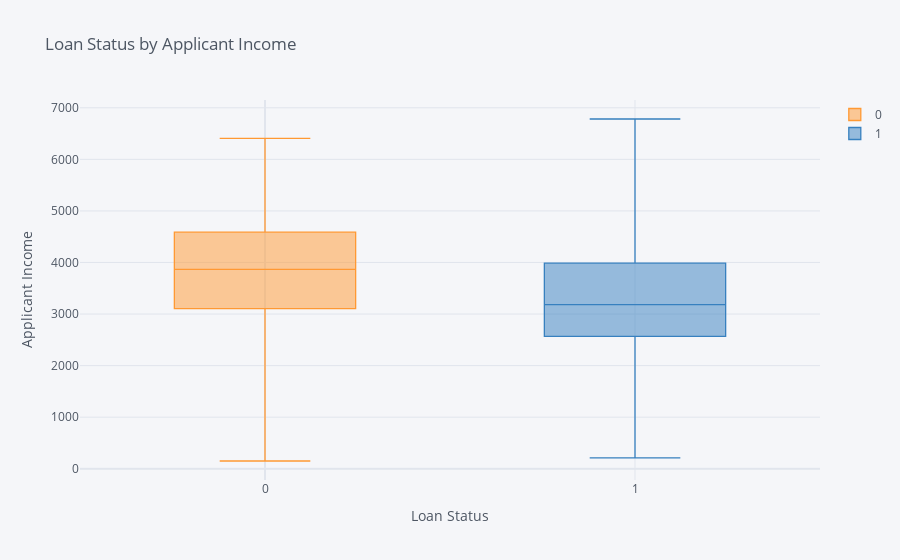

This figure's notebook cell:
### Code cell
data2.pivot(columns='Loan_Status', 
            values='ApplicantIncome').iplot(kind='box', 
                                      xTitle='Loan Status',
                                      yTitle='Applicant Income', 
                                      title='Loan Status by Applicant Income')

### Figure 1 — Plotly figure (JSON) as saved in the notebook; plotly's stock layout.template omitted (floating-point values rounded to 4 significant figures; data arrays with more than 128 entries replaced by an {"elided": "..."} marker saying what was removed)
{"data": [{"boxpoints": false, "line": {"width": 1.3}, "marker": {"color": "rgba(255, 153, 51, 1.0)"}, "name": "0", "orientation": "v", "type": "box", "y": {"elided": "261 int values"}}, {"boxpoints": false, "line": {"width": 1.3}, "marker": {"color": "rgba(55, 128, 191, 1.0)"}, "name": "1", "orientation": "v", "type": "box", "y": {"elided": "261 int values"}}], "layout": {"legend": {"bgcolor": "#F5F6F9", "font": {"color": "#4D5663"}}, "paper_bgcolor": "#F5F6F9", "plot_bgcolor": "#F5F6F9", "title": {"font": {"color": "#4D5663"}, "text": "Loan Status by Applicant Income"}, "xaxis": {"gridcolor": "#E1E5ED", "showgrid": true, "tickfont": {"color": "#4D5663"}, "title": {"font": {"color": "#4D5663"}, "text": "Loan Status"}, "zerolinecolor": "#E1E5ED"}, "yaxis": {"gridcolor": "#E1E5ED", "showgrid": true, "tickfont": {"color": "#4D5663"}, "title": {"font": {"color": "#4D5663"}, "text": "Applicant Income"}, "zerolinecolor": "#E1E5ED"}}}
